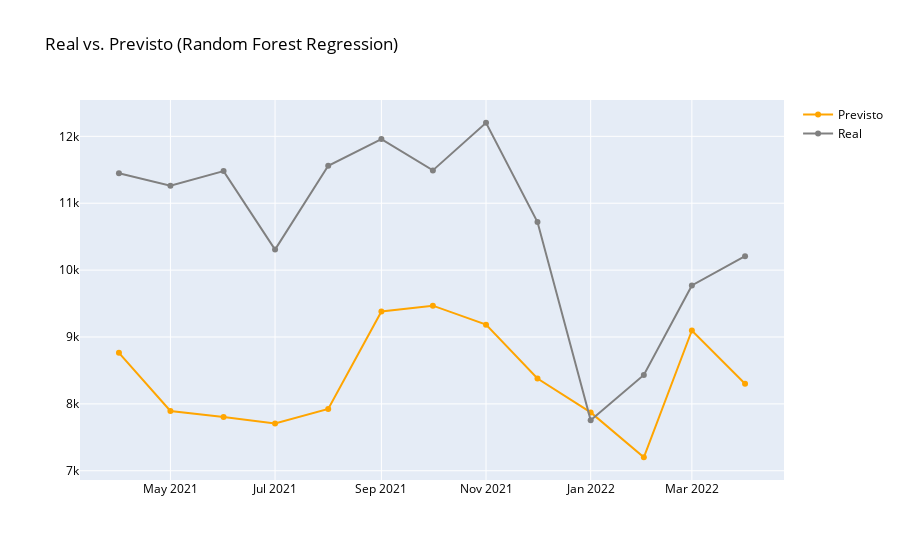

The cell this chart's notebook holds for it:
### Code cell
fig = go.Figure(data=[
    go.Scatter(name='Previsto', x=df_r_teste['data'], y=pred_teste_rf, marker={'color': 'orange'}),
    go.Scatter(name='Real', x=df_r_teste['data'], y=y_r_teste, marker={'color': 'gray'})
    ])
fig.update_layout(font=dict(color='black'), title_text='Real vs. Previsto (Random Forest Regression)')
fig.show()

### Figure 1 — Plotly figure (JSON) as saved in the notebook; plotly's stock layout.template omitted (floating-point values rounded to 4 significant figures)
{"data": [{"marker": {"color": "orange"}, "name": "Previsto", "type": "scatter", "x": ["2021-04-01", "2021-05-01", "2021-06-01", "2021-07-01", "2021-08-01", "2021-09-01", "2021-10-01", "2021-11-01", "2021-12-01", "2022-01-01", "2022-02-01", "2022-03-01", "2022-04-01"], "y": [8763.0, 7894.0, 7805.0, 7708.0, 7924.0, 9382.0, 9468.0, 9184.0, 8379.0, 7872.0, 7202.0, 9098.0, 8301.0]}, {"marker": {"color": "gray"}, "name": "Real", "type": "scatter", "x": ["2021-04-01", "2021-05-01", "2021-06-01", "2021-07-01", "2021-08-01", "2021-09-01", "2021-10-01", "2021-11-01", "2021-12-01", "2022-01-01", "2022-02-01", "2022-03-01", "2022-04-01"], "y": [11447, 11263, 11480, 10307, 11559, 11959, 11491, 12203, 10718, 7757, 8433, 9770, 10208]}], "layout": {"font": {"color": "black"}, "title": {"text": "Real vs. Previsto (Random Forest Regression)"}}}
